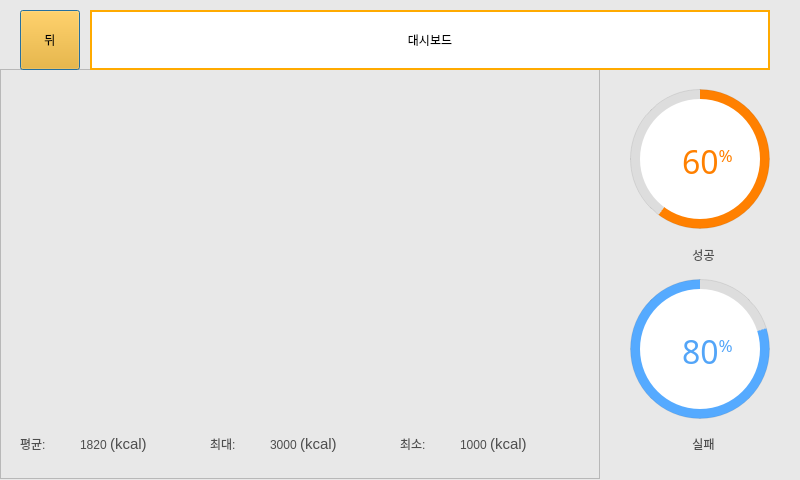
<?xml version="1.0" encoding="UTF-8"?>
<ui version="4.0">
 <class>Dialog</class>
 <widget class="QDialog" name="Dialog">
  <property name="geometry">
   <rect>
    <x>0</x>
    <y>0</y>
    <width>800</width>
    <height>480</height>
   </rect>
  </property>
  <property name="minimumSize">
   <size>
    <width>800</width>
    <height>480</height>
   </size>
  </property>
  <property name="maximumSize">
   <size>
    <width>800</width>
    <height>480</height>
   </size>
  </property>
  <property name="windowTitle">
   <string>Dialog</string>
  </property>
  <property name="styleSheet">
   <string notr="true">#Dialog{
background-color: rgb(232, 232, 232);
}</string>
  </property>
  <widget class="QFrame" name="circularProgressBar_Main">
   <property name="geometry">
    <rect>
     <x>600</x>
     <y>69</y>
     <width>200</width>
     <height>410</height>
    </rect>
   </property>
   <property name="styleSheet">
    <string notr="true">#circularProgressBar_Main{

}
</string>
   </property>
   <property name="frameShape">
    <enum>QFrame::NoFrame</enum>
   </property>
   <property name="frameShadow">
    <enum>QFrame::Raised</enum>
   </property>
   <widget class="QFrame" name="circularProgressSuc">
    <property name="geometry">
     <rect>
      <x>30</x>
      <y>20</y>
      <width>140</width>
      <height>140</height>
     </rect>
    </property>
    <property name="styleSheet">
     <string notr="true">QFrame{
	border-radius: 70px;	
	background-color: qconicalgradient(cx:0.5, cy:0.5, angle:90, stop:0.400 rgb(255, 128, 0), stop:0.397 rgba(204, 204, 204, 100));	
	border:1px solid rgba(0, 0, 0, 20);
}</string>
    </property>
    <property name="frameShape">
     <enum>QFrame::StyledPanel</enum>
    </property>
    <property name="frameShadow">
     <enum>QFrame::Raised</enum>
    </property>
   </widget>
   <widget class="QFrame" name="circularBg">
    <property name="geometry">
     <rect>
      <x>30</x>
      <y>20</y>
      <width>140</width>
      <height>140</height>
     </rect>
    </property>
    <property name="styleSheet">
     <string notr="true">QFrame{
	border-radius: 110px;
}</string>
    </property>
    <property name="frameShape">
     <enum>QFrame::StyledPanel</enum>
    </property>
    <property name="frameShadow">
     <enum>QFrame::Raised</enum>
    </property>
    <widget class="QFrame" name="circularContainerSuc">
     <property name="geometry">
      <rect>
       <x>10</x>
       <y>10</y>
       <width>120</width>
       <height>120</height>
      </rect>
     </property>
     <property name="baseSize">
      <size>
       <width>0</width>
       <height>0</height>
      </size>
     </property>
     <property name="styleSheet">
      <string notr="true">QFrame{
	border-radius: 60px;	
	background-color: rgb(255, 255, 255);
}

#circularContainer{
	border: 1px solid rgba(0, 0, 0, 30);
}</string>
     </property>
     <property name="frameShape">
      <enum>QFrame::StyledPanel</enum>
     </property>
     <property name="frameShadow">
      <enum>QFrame::Raised</enum>
     </property>
     <widget class="QLabel" name="labelPercentageSuc">
      <property name="geometry">
       <rect>
        <x>22</x>
        <y>27</y>
        <width>91</width>
        <height>71</height>
       </rect>
      </property>
      <property name="font">
       <font>
        <family>나눔스퀘어OTF Bold</family>
        <pointsize>9</pointsize>
        <weight>9</weight>
        <italic>false</italic>
        <bold>false</bold>
       </font>
      </property>
      <property name="styleSheet">
       <string notr="true">color: rgb(255, 128, 0); padding: 0px; background-color: none;
font: 75 9pt &quot;나눔스퀘어OTF Bold&quot;;</string>
      </property>
      <property name="text">
       <string>&lt;p align=&quot;center&quot;&gt;&lt;span style=&quot; font-size:24pt;&quot;&gt;60&lt;/span&gt;&lt;span style=&quot; font-size:20pt; vertical-align:super;&quot;&gt;%&lt;/span&gt;&lt;/p&gt;</string>
      </property>
      <property name="alignment">
       <set>Qt::AlignCenter</set>
      </property>
      <property name="indent">
       <number>-1</number>
      </property>
     </widget>
    </widget>
   </widget>
   <widget class="QLabel" name="Success">
    <property name="geometry">
     <rect>
      <x>33</x>
      <y>170</y>
      <width>141</width>
      <height>31</height>
     </rect>
    </property>
    <property name="styleSheet">
     <string notr="true">font: 81 15pt &quot;나눔스퀘어OTF ExtraBold&quot;;
color: rgba(0, 0, 0, 170);</string>
    </property>
    <property name="text">
     <string>성공</string>
    </property>
    <property name="alignment">
     <set>Qt::AlignCenter</set>
    </property>
   </widget>
   <widget class="QFrame" name="circularProgressFail">
    <property name="geometry">
     <rect>
      <x>30</x>
      <y>210</y>
      <width>140</width>
      <height>140</height>
     </rect>
    </property>
    <property name="styleSheet">
     <string notr="true">QFrame{
	border-radius: 70px;	
	background-color: qconicalgradient(cx:0.5, cy:0.5, angle:90, stop:0.800 rgba(204, 204, 204, 100), stop:0.797 rgb(85, 170, 255));
	border:1px solid rgba(0, 0, 0, 20);
}</string>
    </property>
    <property name="frameShape">
     <enum>QFrame::StyledPanel</enum>
    </property>
    <property name="frameShadow">
     <enum>QFrame::Raised</enum>
    </property>
   </widget>
   <widget class="QFrame" name="circularBg_2">
    <property name="geometry">
     <rect>
      <x>30</x>
      <y>210</y>
      <width>140</width>
      <height>140</height>
     </rect>
    </property>
    <property name="styleSheet">
     <string notr="true">QFrame{
	border-radius: 110px;
}</string>
    </property>
    <property name="frameShape">
     <enum>QFrame::StyledPanel</enum>
    </property>
    <property name="frameShadow">
     <enum>QFrame::Raised</enum>
    </property>
    <widget class="QFrame" name="circularContainerFail">
     <property name="geometry">
      <rect>
       <x>10</x>
       <y>10</y>
       <width>120</width>
       <height>120</height>
      </rect>
     </property>
     <property name="baseSize">
      <size>
       <width>0</width>
       <height>0</height>
      </size>
     </property>
     <property name="styleSheet">
      <string notr="true">QFrame{
	border-radius: 60px;	
	background-color: rgb(255, 255, 255);
}

#circularContainer_2{
	border:1px solid rgba(0, 0, 0, 30);
}</string>
     </property>
     <property name="frameShape">
      <enum>QFrame::StyledPanel</enum>
     </property>
     <property name="frameShadow">
      <enum>QFrame::Raised</enum>
     </property>
     <widget class="QLabel" name="labelPercentageFail">
      <property name="geometry">
       <rect>
        <x>22</x>
        <y>27</y>
        <width>91</width>
        <height>71</height>
       </rect>
      </property>
      <property name="font">
       <font>
        <family>나눔스퀘어OTF Bold</family>
        <pointsize>9</pointsize>
        <weight>9</weight>
        <italic>false</italic>
        <bold>false</bold>
       </font>
      </property>
      <property name="styleSheet">
       <string notr="true">color: rgb(83, 165, 248); padding: 0px; background-color: none;
font: 75 9pt &quot;나눔스퀘어OTF Bold&quot;;</string>
      </property>
      <property name="text">
       <string>&lt;p align=&quot;center&quot;&gt;&lt;span style=&quot; font-size:24pt;&quot;&gt;80&lt;/span&gt;&lt;span style=&quot; font-size:20pt; vertical-align:super;&quot;&gt;%&lt;/span&gt;&lt;/p&gt;</string>
      </property>
      <property name="alignment">
       <set>Qt::AlignCenter</set>
      </property>
      <property name="indent">
       <number>-1</number>
      </property>
     </widget>
    </widget>
   </widget>
   <widget class="QLabel" name="Fail">
    <property name="geometry">
     <rect>
      <x>33</x>
      <y>360</y>
      <width>141</width>
      <height>30</height>
     </rect>
    </property>
    <property name="styleSheet">
     <string notr="true">font: 81 15pt &quot;나눔스퀘어OTF ExtraBold&quot;;
color: rgba(0, 0, 0, 170);</string>
    </property>
    <property name="text">
     <string>실패</string>
    </property>
    <property name="alignment">
     <set>Qt::AlignCenter</set>
    </property>
   </widget>
  </widget>
  <widget class="QFrame" name="frame">
   <property name="geometry">
    <rect>
     <x>0</x>
     <y>69</y>
     <width>600</width>
     <height>410</height>
    </rect>
   </property>
   <property name="frameShape">
    <enum>QFrame::StyledPanel</enum>
   </property>
   <property name="frameShadow">
    <enum>QFrame::Raised</enum>
   </property>
   <widget class="QLabel" name="Avg_num">
    <property name="geometry">
     <rect>
      <x>80</x>
      <y>350</y>
      <width>130</width>
      <height>50</height>
     </rect>
    </property>
    <property name="styleSheet">
     <string notr="true">color: rgba(0, 0, 0, 170);font: 81 14pt &quot;나눔스퀘어OTF ExtraBold&quot;;</string>
    </property>
    <property name="text">
     <string>&lt;html&gt;&lt;head/&gt;&lt;body&gt;&lt;p&gt;1820 &lt;span style=&quot; font-size:11pt;&quot;&gt;(kcal)&lt;/span&gt;&lt;/p&gt;&lt;/body&gt;&lt;/html&gt;</string>
    </property>
   </widget>
   <widget class="QLabel" name="Avg">
    <property name="geometry">
     <rect>
      <x>20</x>
      <y>350</y>
      <width>60</width>
      <height>50</height>
     </rect>
    </property>
    <property name="styleSheet">
     <string notr="true">color: rgba(0, 0, 0, 170);font: 81 14pt &quot;나눔스퀘어OTF ExtraBold&quot;;</string>
    </property>
    <property name="text">
     <string>평균:</string>
    </property>
   </widget>
   <widget class="QLabel" name="Max_num">
    <property name="geometry">
     <rect>
      <x>270</x>
      <y>350</y>
      <width>130</width>
      <height>50</height>
     </rect>
    </property>
    <property name="styleSheet">
     <string notr="true">color: rgba(0, 0, 0, 170);font: 81 14pt &quot;나눔스퀘어OTF ExtraBold&quot;;</string>
    </property>
    <property name="text">
     <string>&lt;html&gt;&lt;head/&gt;&lt;body&gt;&lt;p&gt;3000 &lt;span style=&quot; font-size:11pt;&quot;&gt;(kcal)&lt;/span&gt;&lt;/p&gt;&lt;/body&gt;&lt;/html&gt;</string>
    </property>
   </widget>
   <widget class="QLabel" name="Max">
    <property name="geometry">
     <rect>
      <x>210</x>
      <y>350</y>
      <width>60</width>
      <height>50</height>
     </rect>
    </property>
    <property name="styleSheet">
     <string notr="true">color: rgba(0, 0, 0, 170);font: 81 14pt &quot;나눔스퀘어OTF ExtraBold&quot;;</string>
    </property>
    <property name="text">
     <string>최대:</string>
    </property>
   </widget>
   <widget class="QLabel" name="Min_num">
    <property name="geometry">
     <rect>
      <x>460</x>
      <y>350</y>
      <width>130</width>
      <height>50</height>
     </rect>
    </property>
    <property name="styleSheet">
     <string notr="true">color: rgba(0, 0, 0, 170);font: 81 14pt &quot;나눔스퀘어OTF ExtraBold&quot;;</string>
    </property>
    <property name="text">
     <string>&lt;html&gt;&lt;head/&gt;&lt;body&gt;&lt;p&gt;1000 &lt;span style=&quot; font-size:11pt;&quot;&gt;(kcal)&lt;/span&gt;&lt;/p&gt;&lt;/body&gt;&lt;/html&gt;</string>
    </property>
   </widget>
   <widget class="QLabel" name="Min">
    <property name="geometry">
     <rect>
      <x>400</x>
      <y>350</y>
      <width>60</width>
      <height>50</height>
     </rect>
    </property>
    <property name="styleSheet">
     <string notr="true">color: rgba(0, 0, 0, 170);font: 81 14pt &quot;나눔스퀘어OTF ExtraBold&quot;;</string>
    </property>
    <property name="text">
     <string>최소:</string>
    </property>
   </widget>
   <widget class="QWidget" name="verticalLayoutWidget">
    <property name="geometry">
     <rect>
      <x>20</x>
      <y>20</y>
      <width>561</width>
      <height>321</height>
     </rect>
    </property>
    <layout class="QVBoxLayout" name="graph_verticalLayout"/>
   </widget>
  </widget>
  <widget class="QPushButton" name="back">
   <property name="geometry">
    <rect>
     <x>20</x>
     <y>10</y>
     <width>60</width>
     <height>60</height>
    </rect>
   </property>
   <property name="styleSheet">
    <string notr="true">background-color: rgb(255, 170, 0);
font: 81 16pt &quot;나눔스퀘어OTF ExtraBold&quot;;</string>
   </property>
   <property name="text">
    <string>뒤</string>
   </property>
  </widget>
  <widget class="QLabel" name="title">
   <property name="geometry">
    <rect>
     <x>90</x>
     <y>10</y>
     <width>680</width>
     <height>60</height>
    </rect>
   </property>
   <property name="styleSheet">
    <string notr="true">font: 81 24pt &quot;나눔스퀘어OTF ExtraBold&quot;;
border: 2px solid rgb(255, 170, 0);
background-color: rgb(255, 255, 255);</string>
   </property>
   <property name="text">
    <string>대시보드</string>
   </property>
   <property name="alignment">
    <set>Qt::AlignCenter</set>
   </property>
  </widget>
  <zorder>frame</zorder>
  <zorder>circularProgressBar_Main</zorder>
  <zorder>back</zorder>
  <zorder>title</zorder>
 </widget>
 <resources/>
 <connections/>
</ui>
